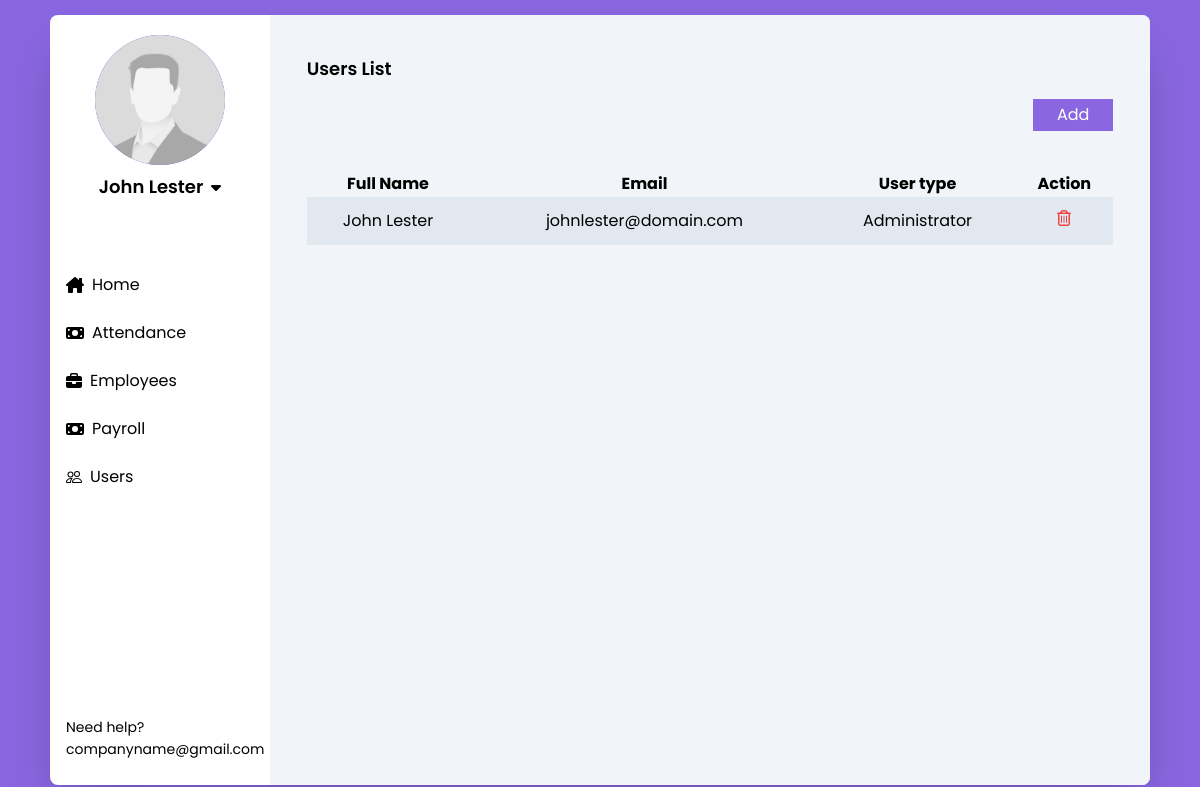
/users.php (signed in), run on the app's committed database.
### tables this page shows
CREATE TABLE `users` (
  `id` int(11) NOT NULL,
  `name` varchar(255) NOT NULL,
  `email` varchar(255) NOT NULL,
  `password` varchar(255) NOT NULL,
  `type` tinyint(1) NOT NULL COMMENT '0=hr, 1=admin'
);

### public/functions.php (called while the page is built, shortened)
<?php
function isUserAdmin($con, $email){
    $lookUp = "SELECT * FROM users WHERE email = ?";
    $stmt = mysqli_prepare($con, $lookUp);
    mysqli_stmt_bind_param($stmt, "s", $email);
    mysqli_stmt_execute($stmt);
    $result = mysqli_stmt_get_result($stmt);
    $row = mysqli_fetch_assoc($result);
    if ($row['type']==1){
        return true;
    }
    return false;
}
?>

### public/users.php (the view, shortened to what this page needs)
<?php
    include 'database/db.php';
    include 'functions.php';
    if (isset($_SESSION["user_email"])) {
        $user_email = $_SESSION["user_email"];
        $user_name = $_SESSION["user_name"];
    }
    $sql = "SELECT * FROM users";
    $query = mysqli_query($con, $sql);
?>
<!DOCTYPE html>
<html lang="en">
<head>
    <link rel="stylesheet" href="style.css">
    <link rel="stylesheet" href="style.css">
</head>
<body class="grid place-items-center min-h-screen bg-main-2">
    <div class="w-11/12 flex bg-white shadow-2xl rounded-lg">
        <div class="w-[20%]">
            <div class="flex flex-col items-center py-5 mb-10">
                <img src="../src/img/dp.jpg" alt="" width="130" height="130" class="rounded-[50%] mb-2 bg-main">
                <div class="flex items-center gap-2">
                    <p class="text-lg font-semibold"><?php echo $user_name ?></p>
                    <button id="toggle" onclick="toggleLogout()">
                    </button>
                </div>
            </div>
            <div class="flex flex-col mb-48">
                <button onclick="window.location.href='dashboard.php'" class="w-full text-left flex items-center gap-2 hover:bg-main-2 hover:text-white px-4 py-3 transition-all"><p>Home</p></button>
                <button onclick="window.location.href='attendance.php'" class="w-full text-left flex items-center gap-2 hover:bg-main-2 hover:text-white px-4 py-3 transition-all"><p>Attendance</p></button>
                <button onclick="window.location.href='add_employee.php'" class="w-full text-left flex items-center gap-2 hover:bg-main-2 hover:text-white px-4 py-3 transition-all"><p>Employees</p></button>
                <button onclick="window.location.href='payroll.php'" class="w-full text-left flex items-center gap-2 hover:bg-main-2 hover:text-white px-4 py-3 transition-all"><p>Payroll</p></button>
                <button onclick="window.location.href='users.php'" class="w-full text-left flex items-center gap-2 hover:bg-main-2 hover:text-white px-4 py-3 transition-all"><p>Users</p></button>
            </div>
            <div class="px-4 py-6">
                <p class=" text-sm">Need help?</p>
                <a href="#" class="text-sm">companyname@gmail.com</a>
            </div>
        </div>
        <div class="bg-slate-100 rounded-tr-lg rounded-br-lg w-[80%]">
            <div class="w-11/12 mx-auto mt-10">
                <h1 class="mb-4 text-lg font-semibold">Users List</h1>
                <button onclick="window.location.href='add_user.php'" class="px-6 py-1 bg-main-2 text-white float-right mb-10">Add</button>
                <div>
                    <table class="w-full text-center">
                        <tr>
                            <th>Full Name</th>
                            <th>Email</th>
                            <th>User type</th>
                            <th>Action</th>
                        </tr>
                        <?php
                            while($row = mysqli_fetch_assoc($query)){
                        ?>
                        <tr class="bg-slate-200">
                            <form action="" method="GET">
                                <td class="py-3"><?php echo $row['name'] ?></td>
                                <td><?php echo $row['email'] ?></td>
                                <td><?php echo ($row['type'] == 1 ? "Administrator" : "Human Resource") ?></td>
                                <td>
                                    <?php if (isUserAdmin($con, $user_email)==1) { ?>
                                        <button name="action" value="delete">
                                        </button>
                                    <?php } ?>
                                <?php } ?>
                                </td>
                            </form>
                    </table>
                </div>
            </div>
        </div>
    </div>
</body>
</html>

### public/style.css (style rules this page uses)
html { line-height: 1.5; -webkit-text-size-adjust: 100%; -moz-tab-size: 4; -o-tab-size: 4; tab-size: 4; font-family: ui-sans-serif, system-ui, -apple-system, BlinkMacSystemFont, "Segoe UI", Roboto, "Helvetica Neue", Arial, "Noto Sans", sans-serif, "Apple Color Emoji", "Segoe UI Emoji", "Segoe UI Symbol", "Noto Color Emoji"; font-feature-settings: normal; font-variation-settings: normal; }
body { margin: 0; line-height: inherit; }
h1, h2, h3, h4, h5, h6 { font-size: inherit; font-weight: inherit; }
a { color: inherit; text-decoration: inherit; }
table { text-indent: 0; border-color: inherit; border-collapse: collapse; }
button, input, optgroup, select, textarea { font-family: inherit; font-feature-settings: inherit; font-variation-settings: inherit; font-size: 100%; font-weight: inherit; line-height: inherit; color: inherit; margin: 0; padding: 0; }
button, select { text-transform: none; }
button, [type='button'], [type='reset'], [type='submit'] { -webkit-appearance: button; background-color: transparent; background-image: none; }
blockquote, dl, dd, h1, h2, h3, h4, h5, h6, hr, figure, p, pre { margin: 0; }
button, [role="button"] { cursor: pointer; }
img, svg, video, canvas, audio, iframe, embed, object { display: block; vertical-align: middle; }
img, video { max-width: 100%; height: auto; }
html { font-family: 'Poppins', sans-serif; }
.float-right { float: right; }
.mx-auto { margin-left: auto; margin-right: auto; }
.mb-10 { margin-bottom: 2.5rem; }
.mb-2 { margin-bottom: 0.5rem; }
.mb-4 { margin-bottom: 1rem; }
.mb-48 { margin-bottom: 12rem; }
.mt-10 { margin-top: 2.5rem; }
.flex { display: flex; }
.grid { display: grid; }
.min-h-screen { min-height: 100vh; }
.w-11\/12 { width: 91.666667%; }
.w-\[20\%\] { width: 20%; }
.w-\[80\%\] { width: 80%; }
.w-full { width: 100%; }
.flex-col { flex-direction: column; }
.place-items-center { place-items: center; }
.items-center { align-items: center; }
.gap-2 { gap: 0.5rem; }
.rounded-\[50\%\] { border-radius: 50%; }
.rounded-lg { border-radius: 0.5rem; }
.rounded-br-lg { border-bottom-right-radius: 0.5rem; }
.rounded-tr-lg { border-top-right-radius: 0.5rem; }
.bg-main { --tw-bg-opacity: 1; background-color: rgb(99 52 215 / var(--tw-bg-opacity)); }
.bg-main-2 { --tw-bg-opacity: 1; background-color: rgb(138 103 225 / var(--tw-bg-opacity)); }
.bg-slate-100 { --tw-bg-opacity: 1; background-color: rgb(241 245 249 / var(--tw-bg-opacity)); }
.bg-slate-200 { --tw-bg-opacity: 1; background-color: rgb(226 232 240 / var(--tw-bg-opacity)); }
.bg-white { --tw-bg-opacity: 1; background-color: rgb(255 255 255 / var(--tw-bg-opacity)); }
.fill-red-500 { fill: #ef4444; }
.px-2 { padding-left: 0.5rem; padding-right: 0.5rem; }
.px-4 { padding-left: 1rem; padding-right: 1rem; }
.px-6 { padding-left: 1.5rem; padding-right: 1.5rem; }
.py-1 { padding-top: 0.25rem; padding-bottom: 0.25rem; }
.py-3 { padding-top: 0.75rem; padding-bottom: 0.75rem; }
.py-5 { padding-top: 1.25rem; padding-bottom: 1.25rem; }
.py-6 { padding-top: 1.5rem; padding-bottom: 1.5rem; }
.text-left { text-align: left; }
.text-center { text-align: center; }
.text-lg { font-size: 1.125rem; line-height: 1.75rem; }
.text-sm { font-size: 0.875rem; line-height: 1.25rem; }
.font-semibold { font-weight: 600; }
.text-white { --tw-text-opacity: 1; color: rgb(255 255 255 / var(--tw-text-opacity)); }
.shadow-2xl { --tw-shadow: 0 25px 50px -12px rgb(0 0 0 / 0.25); --tw-shadow-colored: 0 25px 50px -12px var(--tw-shadow-color); box-shadow: var(--tw-ring-offset-shadow, 0 0 #0000), var(--tw-ring-shadow, 0 0 #0000), var(--tw-shadow); }
.transition-all { transition-property: all; transition-timing-function: cubic-bezier(0.4, 0, 0.2, 1); transition-duration: 150ms; }

### data on the page
users: name "John Lester", email "johnlester@domain.com", type "Administrator"

### other printed values
$user_name "John Lester"
